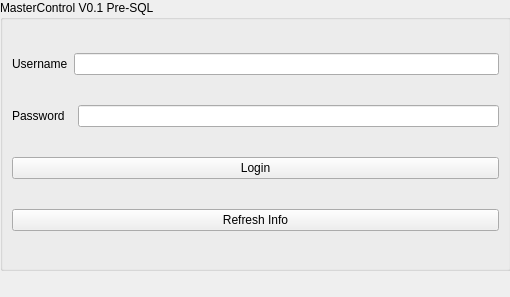
<?xml version="1.0" encoding="UTF-8"?>
<ui version="4.0">
 <class>MasterControl</class>
 <widget class="QMainWindow" name="MasterControl">
  <property name="geometry">
   <rect>
    <x>0</x>
    <y>0</y>
    <width>510</width>
    <height>297</height>
   </rect>
  </property>
  <property name="windowTitle">
   <string>MasterControl</string>
  </property>
  <widget class="QWidget" name="centralwidget">
   <widget class="QGroupBox" name="groupBox">
    <property name="geometry">
     <rect>
      <x>0</x>
      <y>0</y>
      <width>511</width>
      <height>271</height>
     </rect>
    </property>
    <property name="title">
     <string>MasterControl V0.1 Pre-SQL</string>
    </property>
    <layout class="QVBoxLayout" name="verticalLayout">
     <item>
      <layout class="QHBoxLayout" name="horizontalLayout">
       <item>
        <widget class="QLabel" name="label">
         <property name="text">
          <string>Username</string>
         </property>
        </widget>
       </item>
       <item>
        <widget class="QLineEdit" name="Username"/>
       </item>
      </layout>
     </item>
     <item>
      <layout class="QHBoxLayout" name="horizontalLayout_2">
       <item>
        <widget class="QLabel" name="label_2">
         <property name="text">
          <string>Password  </string>
         </property>
        </widget>
       </item>
       <item>
        <widget class="QLineEdit" name="Password">
         <property name="placeholderText">
          <string/>
         </property>
        </widget>
       </item>
      </layout>
     </item>
     <item>
      <widget class="QPushButton" name="loginButton">
       <property name="text">
        <string>Login</string>
       </property>
      </widget>
     </item>
     <item>
      <widget class="QPushButton" name="refreshButton">
       <property name="text">
        <string>Refresh Info</string>
       </property>
      </widget>
     </item>
    </layout>
   </widget>
  </widget>
  <widget class="QMenuBar" name="menubar">
   <property name="geometry">
    <rect>
     <x>0</x>
     <y>0</y>
     <width>510</width>
     <height>25</height>
    </rect>
   </property>
  </widget>
 </widget>
 <resources/>
 <connections/>
</ui>
